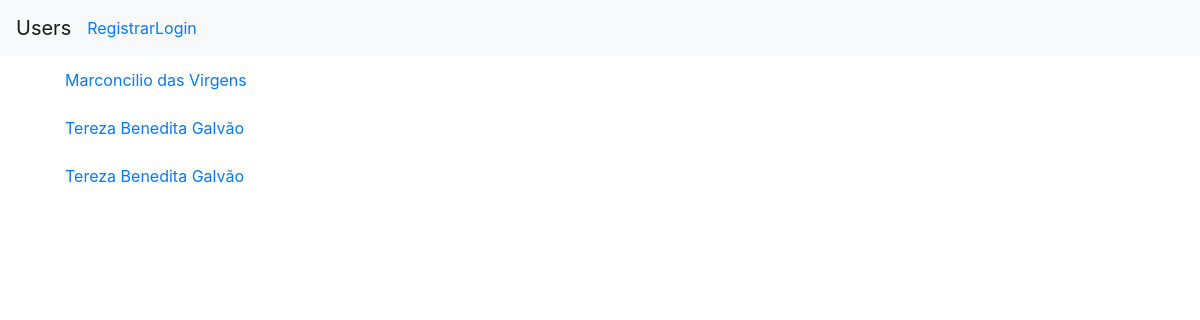
/, run on an earlier commit of the app's database.
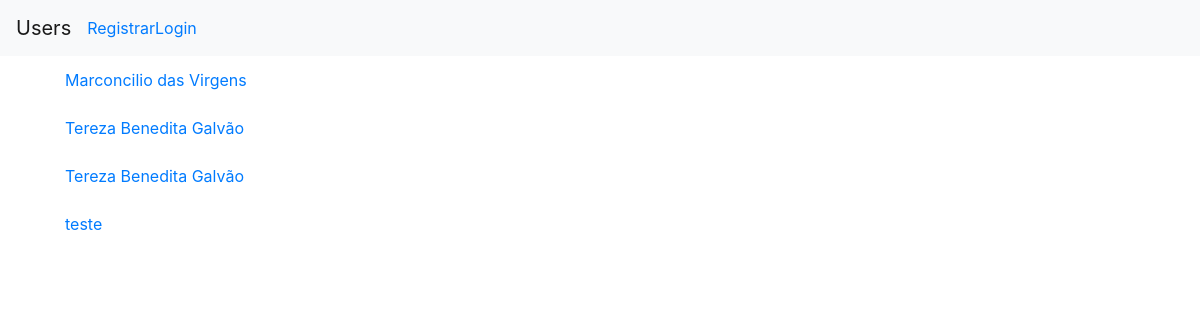
And on a later commit of the database.
### app/models.py (models this page shows, shortened)
class User(db.Model, UserMixin):
    __tablename__ = "users"
    id = db.Column(db.Integer, primary_key=True)
    name = db.Column(db.String(84), nullable=False)
    email = db.Column(db.String(84), nullable=False, unique=True, index=True)
    password = db.Column(db.String(255), nullable=False)
    profile = db.relationship('Profile', backref='user', uselist=False)
    books = db.relationship("Book", secondary=books_in_users, lazy=True,
        backref='users'
    )

### app/routes.py (the view)
    @app.route("/")
    def index():
        users = User.query.all() # Select * from users;
        return render_template("users.html", users=users)

### app/templates/users.html
{% extends 'base.html' %}
{% block content %}
  {% for user in users %}
    <ul class="list-group list-group-flush">
      <li class="list-group-item">
        <a href="{{ url_for('unique', id=user.id) }}">{{ user.name }}</a>
      </li>
    </ul>
  {% endfor %}
{% endblock %}

What changed in the data, as far as the page shows it:
added User: name "teste"
